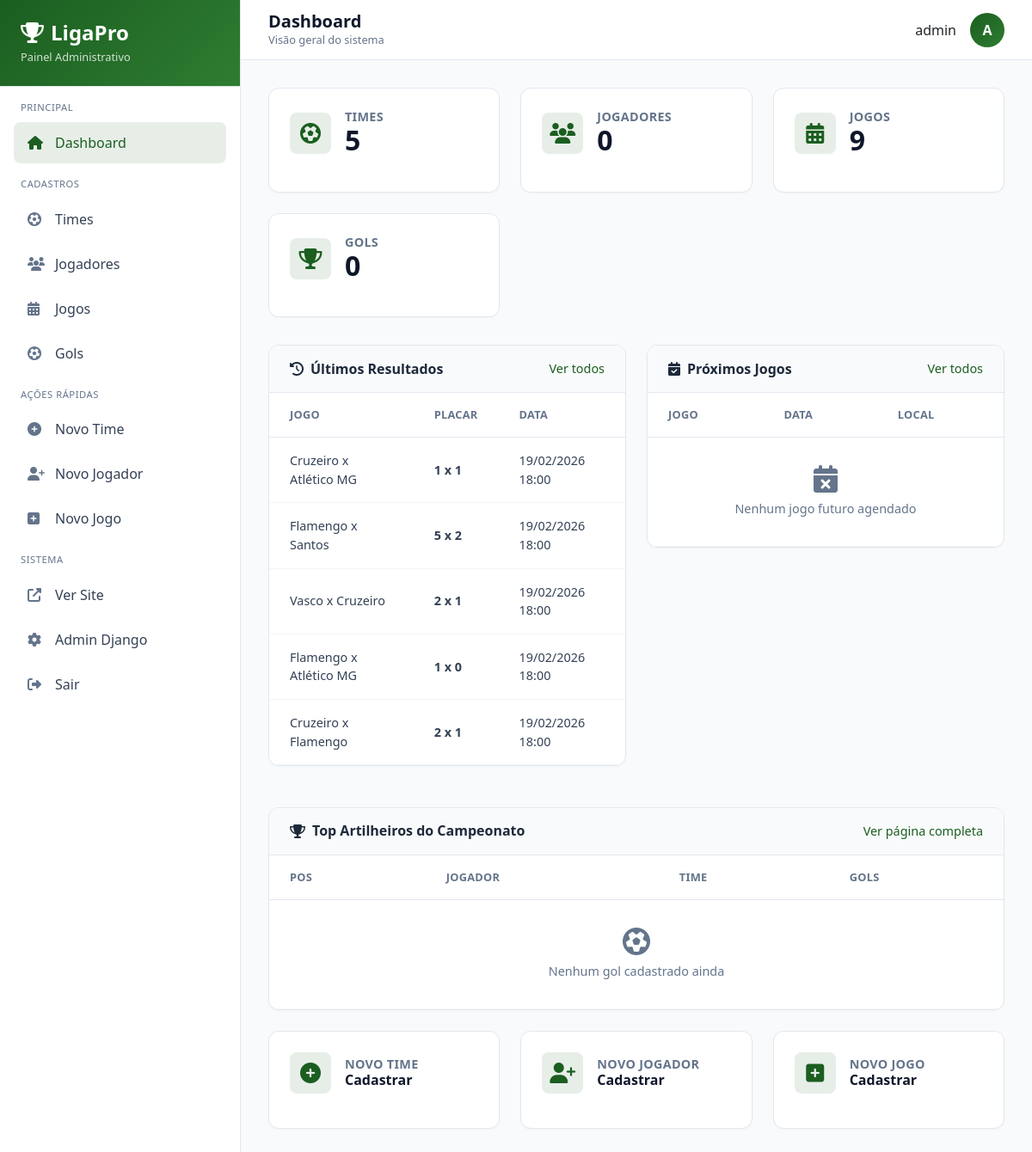
Page /painel/ (signed in) on the earlier database version.
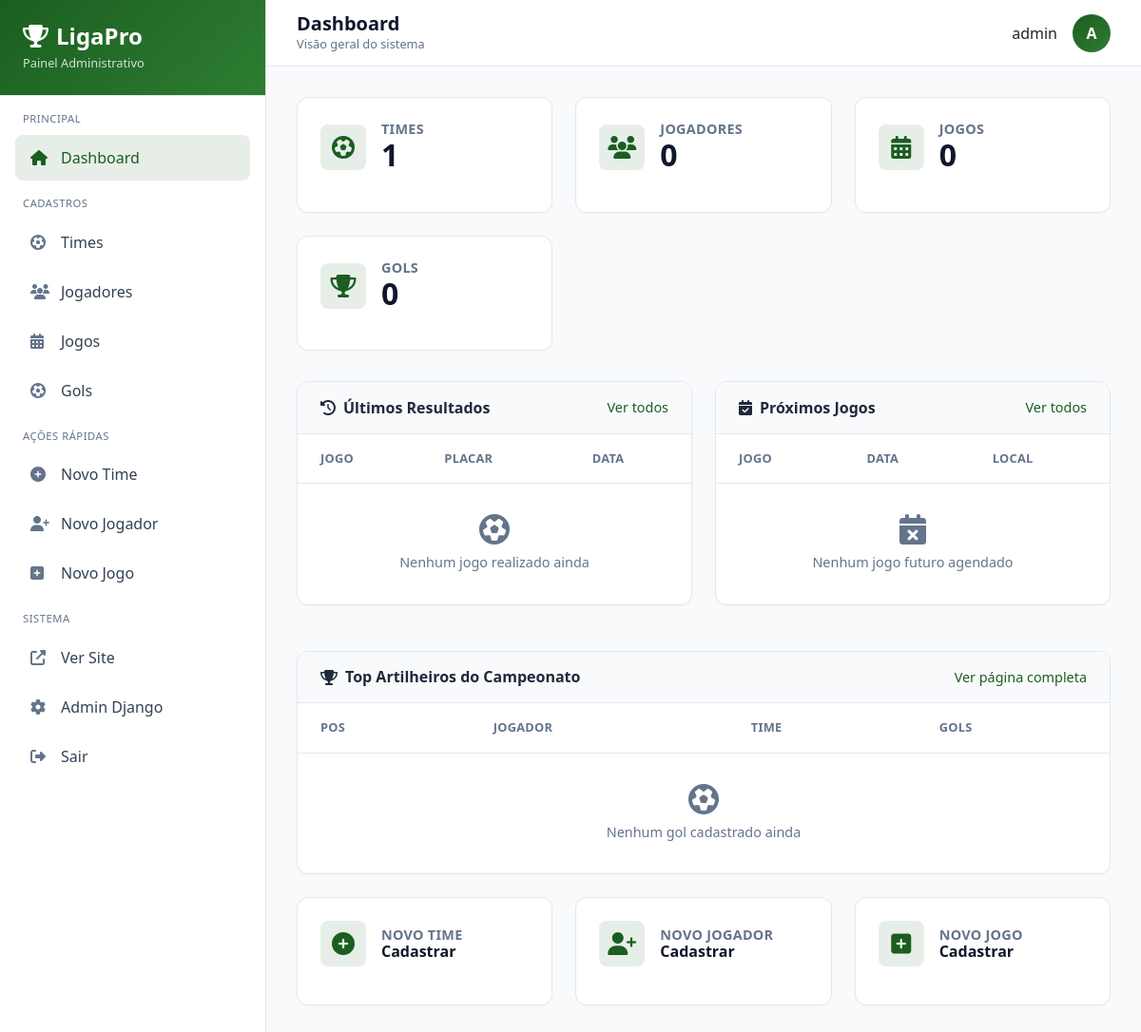
Same page on the later database version.
### core/models.py (models this page shows, shortened)
class Jogo(models.Model):
    time_casa = models.ForeignKey(
        Time,
        on_delete=models.CASCADE,
        related_name='jogos_como_casa',
        verbose_name='Time da Casa'
    )
    time_visitante = models.ForeignKey(
        Time,
        on_delete=models.CASCADE,
        related_name='jogos_como_visitante',
        verbose_name='Time Visitante'
    )
    gols_casa = models.IntegerField('Gols do Time da Casa', default=0)
    gols_visitante = models.IntegerField('Gols do Time Visitante', default=0)
    data_jogo = models.DateTimeField('Data do Jogo')
    local = models.CharField('Local do Jogo', max_length=200, blank=True, null=True)
    rodada = models.IntegerField('Rodada', default=1)
    realizado = models.BooleanField('Jogo Realizado?', default=False)
    class Meta:
        verbose_name = 'Jogo'
        verbose_name_plural = 'Jogos'
        ordering = ['-data_jogo']

class Time(models.Model):
    nome = models.CharField('Nome do Time', max_length=100)
    logo = models.ImageField('Logo', upload_to='logos/', null=True, blank=True)
    data_criacao = models.DateTimeField('Data de Cadastro', auto_now_add=True)
    class Meta:
        verbose_name = 'Time'
        verbose_name_plural = 'Times'
        ordering = ['nome']

### painel/views.py (the view)
# urls.py: path('', views.dashboard, name='dashboard'),
@staff_member_required
def dashboard(request):
    total_times = Time.objects.count()
    total_jogadores = Jogador.objects.count()
    total_jogos = Jogo.objects.count()
    total_gols = Gol.objects.filter(contra=False).count()
    jogos_recentes = Jogo.objects.filter(realizado=True).order_by('-data_jogo')[:5]
    proximos_jogos = Jogo.objects.filter(realizado=False, data_jogo__gte=timezone.now()).order_by('data_jogo')[:5]
    top_artilheiros = Gol.objects.filter(
        contra=False
    ).values('jogador').annotate(
        total=Count('id')
    ).order_by('-total')[:5]
    artilheiros_lista = []
    for item in top_artilheiros:
        jogador = Jogador.objects.select_related('time').get(id=item['jogador'])
        artilheiros_lista.append({
            'jogador': jogador,
            'gols': item['total']
        })
    context = {
        'total_times': total_times,
        'total_jogadores': total_jogadores,
        'total_jogos': total_jogos,
        'total_gols': total_gols,
        'jogos_recentes': jogos_recentes,
        'proximos_jogos': proximos_jogos,
        'artilheiros': artilheiros_lista,
    }
    return render(request, 'painel/dashboard.html', context)

### templates/painel/dashboard.html (shortened to what this page needs)
{% extends 'painel/base_painel.html' %}
{% load static %}
{% block page_title %}Dashboard{% endblock %}
{% block page_subtitle %}Visão geral do sistema{% endblock %}
{% block content %}
<div class="stats-grid">
    <div class="stat-card">
        <div class="stat-header">
            <div class="stat-icon">
                <i class="fas fa-futbol"></i>
            </div>
            <div class="stat-info">
                <h3>Times</h3>
                <div class="stat-number">{{ total_times }}</div>
            </div>
        </div>
    </div>
    <div class="stat-card">
        <div class="stat-header">
            <div class="stat-icon">
                <i class="fas fa-users"></i>
            </div>
            <div class="stat-info">
                <h3>Jogadores</h3>
                <div class="stat-number">{{ total_jogadores }}</div>
            </div>
        </div>
    </div>
    <div class="stat-card">
        <div class="stat-header">
            <div class="stat-icon">
                <i class="fas fa-calendar-alt"></i>
            </div>
            <div class="stat-info">
                <h3>Jogos</h3>
                <div class="stat-number">{{ total_jogos }}</div>
            </div>
        </div>
    </div>
    <div class="stat-card">
        <div class="stat-header">
            <div class="stat-icon">
                <i class="fas fa-trophy"></i>
            </div>
            <div class="stat-info">
                <h3>Gols</h3>
                <div class="stat-number">{{ total_gols }}</div>
            </div>
        </div>
    </div>
</div>
<div class="row">
    <div class="col-md-6">
        <div class="table-card">
            <div class="table-header">
                <h3>
                    <i class="fas fa-history"></i>
                    Últimos Resultados
                </h3>
                <a href="{% url 'painel:lista_jogos' %}">Ver todos</a>
            </div>
            <div class="table-responsive">
                <table>
                    <thead>
                        <tr>
                            <th>Jogo</th>
                            <th>Placar</th>
                            <th>Data</th>
                        </tr>
                    </thead>
                    <tbody>
                        {% for jogo in jogos_recentes %}
                        <tr>
                            <td>{{ jogo.time_casa.nome }} x {{ jogo.time_visitante.nome }}</td>
                            <td><strong>{{ jogo.gols_casa }} x {{ jogo.gols_visitante }}</strong></td>
                            <td>{{ jogo.data_jogo|date:"d/m/Y H:i" }}</td>
                        </tr>
                        {% empty %}
                        <tr>
                            <td colspan="3" style="text-align: center; color: var(--gray-500); padding: 2rem;">
                                <i class="fas fa-futbol mb-2" style="font-size: 2rem;"></i><br>
                                Nenhum jogo realizado ainda
                            </td>
                        </tr>
                        {% endfor %}
                    </tbody>
                </table>
            </div>
        </div>
    </div>
    <div class="col-md-6">
        <div class="table-card">
            <div class="table-header">
                <h3>
                    <i class="fas fa-calendar-check"></i>
                    Próximos Jogos
                </h3>
                <a href="{% url 'painel:lista_jogos' %}">Ver todos</a>
            </div>
            <div class="table-responsive">
                <table>
                    <thead>
                        <tr>
                            <th>Jogo</th>
                            <th>Data</th>
                            <th>Local</th>
                        </tr>
                    </thead>
                    <tbody>
                        {% for jogo in proximos_jogos %}
                        <tr>
                            <td>{{ jogo.time_casa.nome }} x {{ jogo.time_visitante.nome }}</td>
                            <td>{{ jogo.data_jogo|date:"d/m/Y H:i" }}</td>
                            <td>{{ jogo.local|default:"A definir" }}</td>
                        </tr>
                        {% empty %}
                        <tr>
                            <td colspan="3" style="text-align: center; color: var(--gray-500); padding: 2rem;">
                                <i class="fas fa-calendar-times mb-2" style="font-size: 2rem;"></i><br>
                                Nenhum jogo futuro agendado
                            </td>
                        </tr>
                        {% endfor %}
                    </tbody>
                </table>
            </div>
        </div>
    </div>
</div>
<div class="table-card" style="margin-top: 1.5rem;">
    <div class="table-header">
        <h3>
            <i class="fas fa-trophy"></i>
            Top Artilheiros do Campeonato
        </h3>
        <a href="{% url 'artilharia' %}" target="_blank">Ver página completa</a>
    </div>
    <div class="table-responsive">
        <table>
            <thead>
                <tr>
                    <th>Pos</th>
                    <th>Jogador</th>
                    <th>Time</th>
                    <th>Gols</th>
                </tr>
            </thead>
            <tbody>
                {% for item in artilheiros %}
                <tr>
                    <td><strong>{{ forloop.counter }}º</strong></td>
                    <td>{{ item.jogador.nome }}</td>
                    <td>
                        <span class="badge" style="background: rgba(27, 94, 32, 0.1); color: var(--primary);">
                            {{ item.jogador.time.nome }}
                        </span>
                    </td>
                    <td><strong>{{ item.gols }}</strong></td>
                </tr>
                {% empty %}
                <tr>
                    <td colspan="4" style="text-align: center; color: var(--gray-500); padding: 2rem;">
                        <i class="fas fa-futbol mb-2" style="font-size: 2rem;"></i><br>
                        Nenhum gol cadastrado ainda
                    </td>
                </tr>
                {% endfor %}
            </tbody>
        </table>
    </div>
</div>
<div class="stats-grid" style="margin-top: 1.5rem; grid-template-columns: repeat(3, 1fr);">
    <a href="{% url 'painel:cadastrar_time' %}" class="stat-card" style="text-decoration: none;">
        <div class="stat-header">
            <div class="stat-icon">
                <i class="fas fa-plus-circle"></i>
            </div>
            <div class="stat-info">
                <h3>Novo Time</h3>
                <div class="stat-number" style="font-size: 1rem;">Cadastrar</div>
            </div>
        </div>
    </a>
    <a href="{% url 'painel:cadastrar_jogador' %}" class="stat-card" style="text-decoration: none;">
        <div class="stat-header">
            <div class="stat-icon">
                <i class="fas fa-user-plus"></i>
            </div>
            <div class="stat-info">
                <h3>Novo Jogador</h3>
                <div class="stat-number" style="font-size: 1rem;">Cadastrar</div>
            </div>
        </div>
    </a>
    <a href="{% url 'painel:cadastrar_jogo' %}" class="stat-card" style="text-decoration: none;">
        <div class="stat-header">
            <div class="stat-icon">
                <i class="fas fa-plus-square"></i>
            </div>
            <div class="stat-info">
                <h3>Novo Jogo</h3>
                <div class="stat-number" style="font-size: 1rem;">Cadastrar</div>
            </div>
        </div>
    </a>
</div>
{% endblock %}

### templates/painel/base_painel.html (shortened to what this page needs)
<!DOCTYPE html>
<html lang="pt-br">
<head>
    <link href="https://cdn.jsdelivr.net/npm/bootstrap@5.3.2/dist/css/bootstrap.min.css" rel="stylesheet">
    <link rel="stylesheet" href="https://cdnjs.cloudflare.com/ajax/libs/font-awesome/6.5.1/css/all.min.css">
</head>
<body>
    <div class="sidebar" id="sidebar">
        <div class="sidebar-header">
            <h3>
                <i class="fas fa-trophy"></i>
                LigaPro
            </h3>
            <p>Painel Administrativo</p>
        </div>
        <div class="sidebar-menu">
            <div class="menu-section">
                <div class="menu-title">Principal</div>
                <a href="{% url 'painel:dashboard' %}" class="menu-item {% if request.resolver_match.url_name == 'dashboard' %}active{% endif %}">
                    <i class="fas fa-home"></i>
                    <span>Dashboard</span>
                </a>
            </div>
            <div class="menu-section">
                <div class="menu-title">Cadastros</div>
                <a href="{% url 'painel:lista_times' %}" class="menu-item {% if 'times' in request.path %}active{% endif %}">
                    <i class="fas fa-futbol"></i>
                    <span>Times</span>
                </a>
                <a href="{% url 'painel:lista_jogadores' %}" class="menu-item {% if 'jogadores' in request.path %}active{% endif %}">
                    <i class="fas fa-users"></i>
                    <span>Jogadores</span>
                </a>
                <a href="{% url 'painel:lista_jogos' %}" class="menu-item {% if 'jogos' in request.path %}active{% endif %}">
                    <i class="fas fa-calendar-alt"></i>
                    <span>Jogos</span>
                </a>
                <a href="{% url 'painel:lista_gols' %}" class="menu-item {% if 'gols' in request.path %}active{% endif %}">
                    <i class="fas fa-futbol"></i>
                    <span>Gols</span>
                </a>
            </div>
            <div class="menu-section">
                <div class="menu-title">Ações Rápidas</div>
                <a href="{% url 'painel:cadastrar_time' %}" class="menu-item">
                    <i class="fas fa-plus-circle"></i>
                    <span>Novo Time</span>
                </a>
                <a href="{% url 'painel:cadastrar_jogador' %}" class="menu-item">
                    <i class="fas fa-user-plus"></i>
                    <span>Novo Jogador</span>
                </a>
                <a href="{% url 'painel:cadastrar_jogo' %}" class="menu-item">
                    <i class="fas fa-plus-square"></i>
                    <span>Novo Jogo</span>
                </a>
            </div>
            <div class="menu-section">
                <div class="menu-title">Sistema</div>
                <a href="/" class="menu-item" target="_blank">
                    <i class="fas fa-external-link-alt"></i>
                    <span>Ver Site</span>
                </a>
                <a href="{% url 'admin:index' %}" class="menu-item">
                    <i class="fas fa-cog"></i>
                    <span>Admin Django</span>
                </a>
                <a href="{% url 'logout' %}" class="menu-item">
                    <i class="fas fa-sign-out-alt"></i>
                    <span>Sair</span>
                </a>
            </div>
        </div>
    </div>
    <div class="main-content">
        <div class="top-header">
            <div class="page-title">
                <h2>{% block page_title %}Dashboard{% endblock %}</h2>
                <p>{% block page_subtitle %}Bem-vindo ao painel{% endblock %}</p>
            </div>
            <div class="user-info">
                <span>{{ user.get_full_name|default:user.username }}</span>
                <div class="user-avatar">
                    {{ user.username|first|upper }}
                </div>
            </div>
        </div>
        <div class="content-area">
            {% block content %}{% endblock %}
        </div>
    </div>
</body>
</html>

Differences in the rows shown:
removed Jogo: time_casa.nome "Cruzeiro", time_visitante.nome "Atlético MG", gols_casa "1", gols_visitante "1", data_jogo "19/02/2026 18:00"
removed Jogo: time_casa.nome "Flamengo", time_visitante.nome "Santos", gols_casa "5", gols_visitante "2", data_jogo "19/02/2026 18:00"
removed Jogo: time_casa.nome "Vasco", time_visitante.nome "Cruzeiro", gols_casa "2", gols_visitante "1", data_jogo "19/02/2026 18:00"
removed Jogo: time_casa.nome "Flamengo", time_visitante.nome "Atlético MG", gols_casa "1", gols_visitante "0", data_jogo "19/02/2026 18:00"
removed Jogo: time_casa.nome "Cruzeiro", time_visitante.nome "Flamengo", gols_casa "2", gols_visitante "1", data_jogo "19/02/2026 18:00"
Other differences:
{{ total_times }}: "5" → "1"
{{ total_jogos }}: "9" → "0"
text now shown: "Nenhum jogo realizado ainda"
